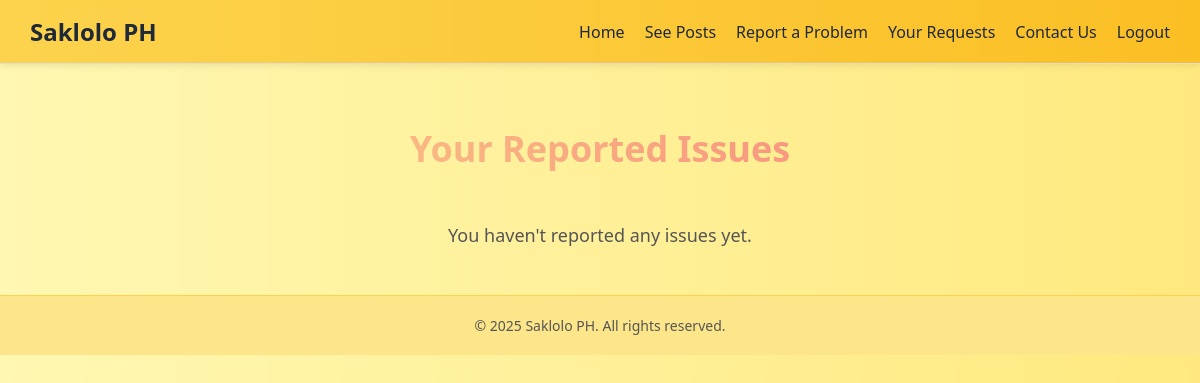
The app's page /requests/ (signed in), older data.
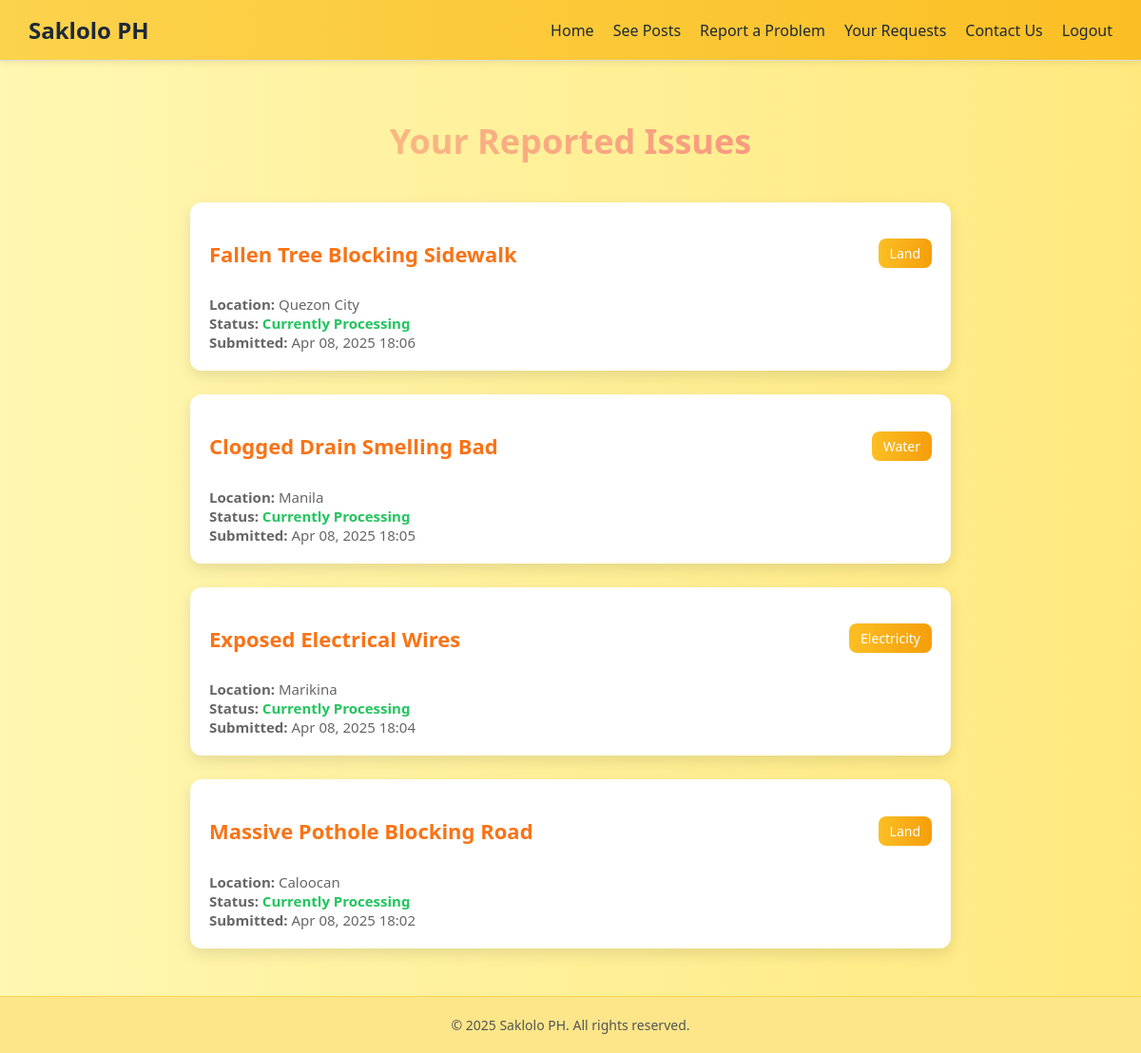
The same page, newer data.
### report/models.py (models this page shows, shortened)
class Post(models.Model):
    user = models.ForeignKey(User, on_delete=models.CASCADE)
    title = models.CharField(max_length=255)
    category = models.CharField(max_length=20, choices=CATEGORY_CHOICES)
    location = models.CharField(max_length=255)
    date = models.DateTimeField(auto_now_add=True)
    description = models.TextField()
    upvotes = models.IntegerField(default=0)
    downvotes = models.IntegerField(default=0)
    def get_absolute_url(self):
        return reverse('report:post_detail', args=[str(self.pk)])

### report/views.py (the view)
# urls.py: path('requests/', views.request_view, name='requests'),
@login_required
def request_view(request):
    user_posts = Post.objects.filter(user=request.user).order_by('-date')
    return render(request, 'requests.html', {'posts': user_posts})

### templates/requests.html (shortened to what this page needs)
{% extends 'base.html' %}
{% load static %}
{% block content %}
<h2 class="page-title">Your Reported Issues</h2>
{% if posts %}
    <ul class="post-list">
        {% for post in posts %}
            <li class="post-item">
                <div class="post-header">
                    <h3><a href="{{ post.get_absolute_url }}" class="post-title">{{ post.title }}</a></h3>
                    <span class="category">{{ post.category }}</span>
                </div>
                <div class="post-meta">
                    <strong>Location:</strong> {{ post.location }}<br>
                    <strong>Status:</strong> <span class="status">Currently Processing</span><br>
                    <strong>Submitted:</strong> {{ post.date|date:"M d, Y H:i" }}
                </div>
            </li>
        {% endfor %}
    </ul>
{% else %}
    <p class="empty-message">You haven't reported any issues yet.</p>
{% endif %}
{% endblock %}

Row changes from the older to the newer data that the page shows:
added Post: title "Fallen Tree Blocking Sidewalk", category "Land", location "Quezon City", date "Apr 08, 2025 18:06"
added Post: title "Clogged Drain Smelling Bad", category "Water", location "Manila", date "Apr 08, 2025 18:05"
added Post: title "Exposed Electrical Wires", category "Electricity", location "Marikina", date "Apr 08, 2025 18:04"
added Post: title "Massive Pothole Blocking Road", category "Land", location "Caloocan", date "Apr 08, 2025 18:02"
Text that changed along with them:
text no longer shown: "You haven't reported any issues yet."
